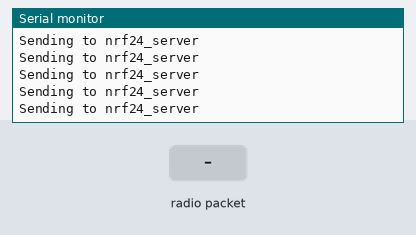
Bench run of a sketch on a simulated Arduino Uno, built with avr-gcc and run on an emulated ATmega328P. Shown: the last lines printed to the serial monitor. Inputs (shaded band) come from the test bench. No radio packets arrive unless stated.

Above: at 1.2 s.
1.3 s: radio packet "1" arrives
At 1.34 s:
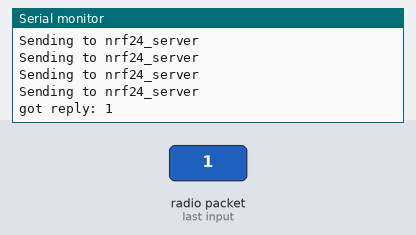
2.8 s: radio packet "0" arrives
At 2.86 s:
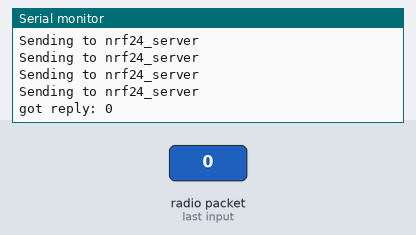
4.3 s: radio packet "2" arrives
At 4.32 s:
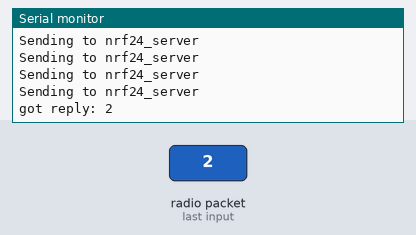

Measured:
- after the input at 1.3 s, the serial monitor: prints a new line at once (image 1)
- after the input at 2.8 s, the serial monitor: prints a new line after 0.06 s (image 2)
- after the input at 4.3 s, the serial monitor: prints a new line at once (image 3)

The sketch:

nrf24_client.ino
```cpp
// nrf24_client.pde
// -*- mode: C++ -*-
// Example sketch showing how to create a simple messageing client
// with the RH_NRF24 class. RH_NRF24 class does not provide for addressing or
// reliability, so you should only use RH_NRF24 if you do not need the higher
// level messaging abilities.
// It is designed to work with the other example nrf24_server.
// Tested on Uno with Sparkfun NRF25L01 module
// Tested on Anarduino Mini (http://www.anarduino.com/mini/) with RFM73 module
// Tested on Arduino Mega with Sparkfun WRL-00691 NRF25L01 module

#include <SPI.h>
#include <RH_NRF24.h>

// Singleton instance of the radio driver
// RH_NRF24 nrf24(8, 7); // use this to be electrically compatible with Mirf
RH_NRF24 nrf24(8, 10);// For Leonardo, need explicit SS pin
// RH_NRF24 nrf24(8, 7); // For RFM73 on Anarduino Mini

  uint8_t buf[RH_NRF24_MAX_MESSAGE_LEN];
  uint8_t len = sizeof(buf);

void setup()
{
  Serial.begin(9600);
  while (!Serial)
    ; // wait for serial port to connect. Needed for Leonardo only
  if (!nrf24.init())
    Serial.println("init failed");
  // Defaults after init are 2.402 GHz (channel 2), 2Mbps, 0dBm
  if (!nrf24.setChannel(1))
    Serial.println("setChannel failed");
  if (!nrf24.setRF(RH_NRF24::DataRate2Mbps, RH_NRF24::TransmitPower0dBm))
    Serial.println("setRF failed");
}


void loop()
{
  Serial.println("Sending to nrf24_server");
  // Send a message to nrf24_server
  uint8_t data[] = "Hello World!";
  nrf24.send(data, sizeof(data));

  nrf24.waitPacketSent();

  // Now wait for a reply


    // Should be a reply message for us now
    if (nrf24.recv(buf, &len))
    {
      Serial.print("got reply: ");
      Serial.println((char*)buf);
    }

}
```
